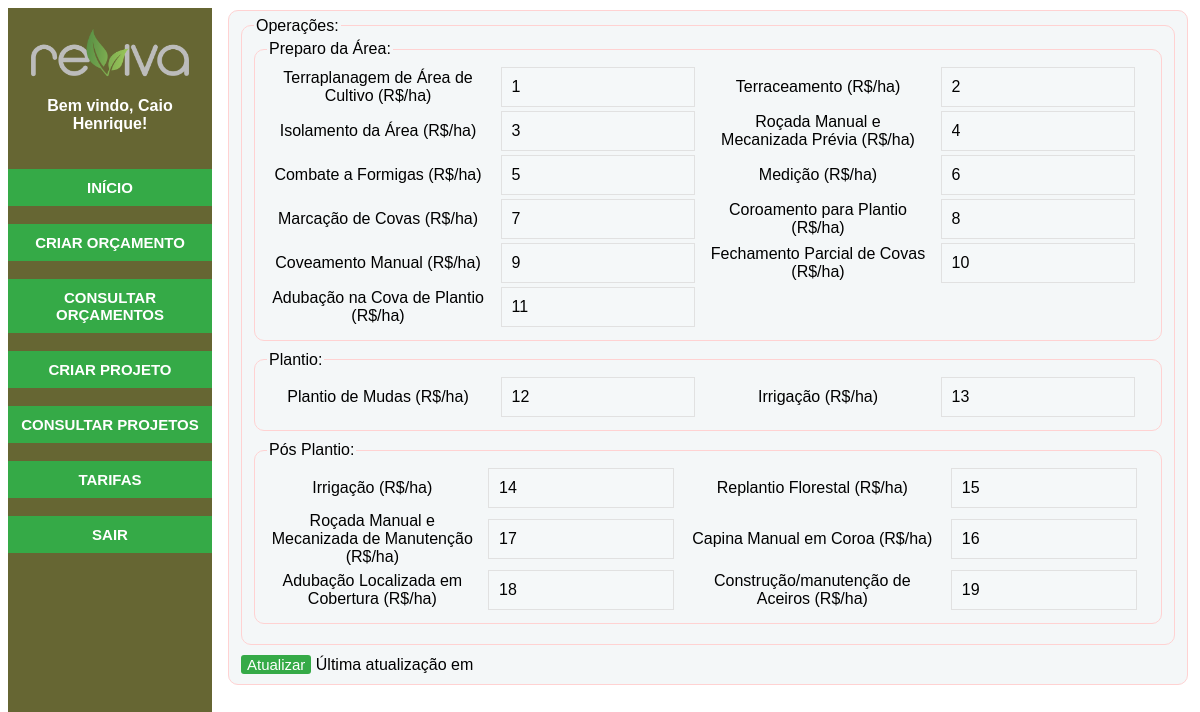
The app's page /php/esqueleto.php?pg=form_tarifas.php&atual=1 (signed in) with its own data.
### tables this page shows
CREATE TABLE `abreviaturas` (
  `id` int(11) NOT NULL,
  `sigla` varchar(20) DEFAULT NULL,
  `significado` varchar(60) DEFAULT NULL,
  `significado_ex` varchar(60) DEFAULT NULL
);

CREATE TABLE `tarifas` (
  `id` int(11) NOT NULL,
  `versao` varchar(50) DEFAULT NULL,
  `terrap_a_cult` varchar(5) DEFAULT NULL,
  `terraceamento` varchar(5) DEFAULT NULL,
  `isol_a` varchar(5) DEFAULT NULL,
  `rocada_previa` varchar(5) DEFAULT NULL,
  `comb_form` varchar(5) DEFAULT NULL,
  `medicao` varchar(5) DEFAULT NULL,
  `marcacao` varchar(5) DEFAULT NULL,
  `coroamento` varchar(5) DEFAULT NULL,
  `coveamento` varchar(5) DEFAULT NULL,
  `fecha_covas` varchar(5) DEFAULT NULL,
  `adubacao` varchar(5) DEFAULT NULL,
  `plantio_mudas` varchar(5) DEFAULT NULL,
  `irrigacao` varchar(5) DEFAULT NULL,
  `pos_irrigacao` varchar(5) DEFAULT NULL,
  `replantio` varchar(5) DEFAULT NULL,
  `capina` varchar(5) DEFAULT NULL,
  `pos_rocada` varchar(5) DEFAULT NULL,
  `p_adubacao` varchar(5) DEFAULT NULL,
  `construcao` varchar(5) DEFAULT NULL
);

### php/form_tarifas.php (the view, shortened to what this page needs)
<?php
	include("conexao.php");
	$query="SELECT * from tarifas WHERE id=1";
	$select= mysqli_query($connect,$query);
	$tbl=mysqli_fetch_assoc($select);
function addTarifas($oper,$tbl) {
		include("conexao.php");
		$ln=0;
		foreach ($oper as $item){
			$query_select = "SELECT significado FROM abreviaturas where sigla=\"".$item."\"";
			$select = mysqli_query($connect,$query_select);
			$res=mysqli_fetch_assoc($select);
			$sign=$res['significado'];
			if($ln%2==0){
?>
				<tr style="text-align:center;">
<?php
			}
?>
				<td style="width:15%;">
					<label style="width:80%;" for="<?=$item?>" ><?=$sign?> (R$/ha)</label>
				</td><td style="width:15%;">
					<input style="width:80%;" type="text" name='tarifa["<?=$item?>"]' id="<?=$item?>" oninput="mascara(this);" value="<?=$tbl[$item]?>">
				</td>
<?php
			if($ln%2==1){
?>
				</tr>
<?php
			}
			$ln++;
		}
	}
?>
<form action="armazena_tarifas.php" method="post">
	<br>
	<fieldset>
		<fieldset>
		<legend>Opera&ccedil&otildees:</legend>
			<fieldset>
			<legend>Preparo da &Aacuterea: </legend>
				<table>
<?php
	$add = Array ("terrap_a_cult","terraceamento","isol_a","rocada_previa","comb_form","medicao","marcacao","coroamento","coveamento","fecha_covas","adubacao");
	addTarifas($add,$tbl);
?>
				</table>
			</fieldset>
			<fieldset>
			<legend>Plantio:</legend>
				<table>
<?php
	$add = Array ("plantio_mudas","irrigacao");
	addTarifas($add,$tbl);
?>
			</table>
		</fieldset>
		<fieldset>
		<legend>P&oacutes Plantio:</legend>
			<table>
<?php
	$add = Array ("pos_irrigacao","replantio","pos_rocada","capina","p_adubacao","construcao");
	addTarifas($add,$tbl);
?>
			</table>
		</fieldset>
	</fieldset>
	<button type="submit" value="Submit">Atualizar</button>   &Uacuteltima atualiza&ccedil&atildeo em <?=$tbl['versao']?>
	</fieldset>
</form>

### php/cabecalho.php (style rules this page uses)
html { font-family: Arial, Helvetica, sans-serif; }
table { cellspacing: "10"; }
fieldset { border-radius: 10px; -webkit-border-radius: 10px; -moz-border-radius: 10px; margin: 0px 0px 10px 0px; border: 1px solid #FFD2D2; background: #f4f7f8; }
input[type=text],textarea { border:1px solid #e1e1e1; padding:10px; font-size:16px; background: rgba(255,255,255,.1); }
button { cursor:pointer; background-color: #35aa47; color:#fff; font-size:15px; border:none; border-radius:3px; }

### records on screen
abreviaturas: significado "Terraplanagem de Área de Cultivo"
tarifas: terrap_a_cult "1", terraceamento "2", isol_a "3", rocada_previa "4", comb_form "5", medicao "6", marcacao "7", coroamento "8", coveamento "9", fecha_covas "10", adubacao "11", plantio_mudas "12", irrigacao "13", pos_irrigacao "14", replantio "15", pos_rocada "17", capina "16", p_adubacao "18", construcao "19"
abreviaturas: significado "Terraceamento"
abreviaturas: significado "Isolamento da Área"
abreviaturas: significado "Roçada Manual e Mecanizada Prévia"
abreviaturas: significado "Combate a Formigas"
abreviaturas: significado "Medição"
abreviaturas: significado "Marcação de Covas"
abreviaturas: significado "Coroamento para Plantio"
abreviaturas: significado "Coveamento Manual"
abreviaturas: significado "Fechamento Parcial de Covas"
abreviaturas: significado "Adubação na Cova de Plantio"
abreviaturas: significado "Plantio de Mudas"
abreviaturas: significado "Irrigação"
abreviaturas: significado "Irrigação"
abreviaturas: significado "Replantio Florestal"
abreviaturas: significado "Roçada Manual e Mecanizada de Manutenção"
abreviaturas: significado "Capina Manual em Coroa"
abreviaturas: significado "Adubação Localizada em Cobertura"
abreviaturas: significado "Construção/manutenção de Aceiros"

### other values on screen
$_SESSION['nome'] "Caio Henrique"
